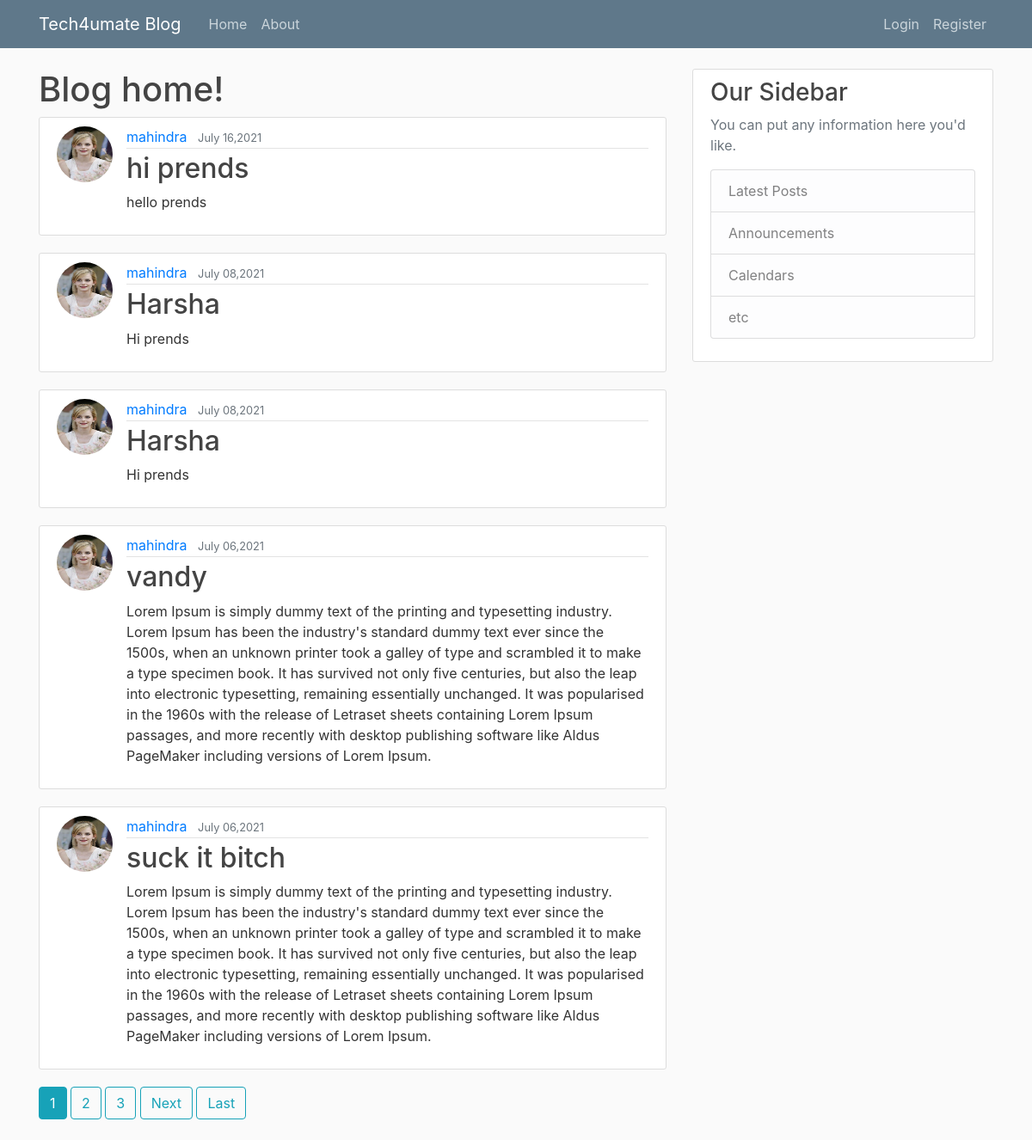
The page / on the database its author committed.
### blog/models.py (models this page shows, shortened)
class Post(models.Model):
    title = models.CharField(max_length=100)
    content = models.TextField()
    date_posted = models.DateTimeField(default=timezone.now)
    author = models.ForeignKey(User,on_delete=models.CASCADE)

### users/models.py (models this page shows, shortened)
class Profile(models.Model):
    user = models.OneToOneField(User,on_delete=models.CASCADE)
    image = models.ImageField(default='default.jpg',upload_to ='profie_pics')

### blog/views.py (the view)
# urls.py: path('',PostListView.as_view(), name='blog-home'),
class PostListView(ListView):
    model = Post
    template_name = 'blog/home.html' #<app>/<model>_<viewtype>.html(default)
    context_object_name = 'posts'  #renaming the default name to posts
    ordering = ['-date_posted']
    paginate_by = 5

### blog/templates/blog/home.html (shortened to what this page needs)
{% extends "blog/base.html"%}
{% block content %}
    <h1>Blog home!</h1>
    {% for post in posts%}
    <article class="media content-section">
      <img class="rounded-circle article-img" src="{{ post.author.profile.image.url}}">
        <div class="media-body">
          <div class="article-metadata">
            <a class="mr-2" href="{% url 'user-posts' post.author.username %}">{{ post.author }}</a>
            <small class="text-muted">{{ post.date_posted | date:"F d,Y" }}</small>
          </div>
          <h2><a class='article-title' href="{% url 'post-detail' post.id %}">{{post.title}}</a></h2>
          <p class="article-content">{{ post.content }}</p>
        </div>
      </article>
    {% endfor%}
    {% if is_paginated %}
      {% for num in page_obj.paginator.page_range %}
          {% if page_obj.number == num %}
          <a class="btn btn-info mb-4" href="?page={{ num }}">{{ num }}</a>
          {% elif num > page_obj.number|add:'-3' and num < page_obj.number|add:'3' %}
          <a class="btn btn-outline-info mb-4" href="?page={{ num }}">{{ num }}</a>
          {% endif %}
      {% endfor %}
      {% if page_obj.has_next %}
      <a class="btn btn-outline-info mb-4"href="?page={{page_obj.next_page_number}}">Next</a>
      <a class="btn btn-outline-info mb-4"href="?page={{ page_obj.paginator.num_pages }}">Last</a>
      {% endif %}
    {% endif %}
{% endblock content%}

### blog/static/blog/main.css (style rules this page uses)
body { background: #fafafa; color: #333333; margin-top: 5rem; }
h1, h2, h3, h4, h5, h6 { color: #444444; }
.content-section { background: #ffffff; padding: 10px 20px; border: 1px solid #dddddd; border-radius: 3px; margin-bottom: 20px; }
.article-title { color: #444444; }
.article-content { white-space: pre-line; }
.article-img { height: 65px; width: 65px; margin-right: 16px; }
.article-metadata { padding-bottom: 1px; margin-bottom: 4px; border-bottom: 1px solid #e3e3e3 }

### rows shown on the page
Post: author.profile.image (picture), author "mahindra", date_posted "July 16,2021", title "hi prends", content "hello prends"
Post: author.profile.image (picture), author "mahindra", date_posted "July 08,2021", title "Harsha", content "Hi prends"
Post: author.profile.image (picture), author "mahindra", date_posted "July 08,2021", title "Harsha", content "Hi prends"
Post: author.profile.image (picture), author "mahindra", date_posted "July 06,2021", title "vandy", content "Lorem Ipsum is simply dummy text of the printing and typesetting industry. Lorem Ipsum has been the industry's standard dummy text ever since the 1500s, when an unknown printer took a galley of type and scrambled it to make a type specimen book. It has survived not only five centuries, but also the leap into electronic typesetting, remaining essentially unchanged. It was popularised in the 1960s with the release of Letraset sheets containing Lorem Ipsum passages, and more recently with desktop publishing software like Aldus PageMaker including versions of Lorem Ipsum."
Post: author.profile.image (picture), author "mahindra", date_posted "July 06,2021", title "suck it bitch", content "Lorem Ipsum is simply dummy text of the printing and typesetting industry. Lorem Ipsum has been the industry's standard dummy text ever since the 1500s, when an unknown printer took a galley of type and scrambled it to make a type specimen book. It has survived not only five centuries, but also the leap into electronic typesetting, remaining essentially unchanged. It was popularised in the 1960s with the release of Letraset sheets containing Lorem Ipsum passages, and more recently with desktop publishing software like Aldus PageMaker including versions of Lorem Ipsum."

### other values the page prints
{{ num }} "1"
{{ num }} "2" "3"
